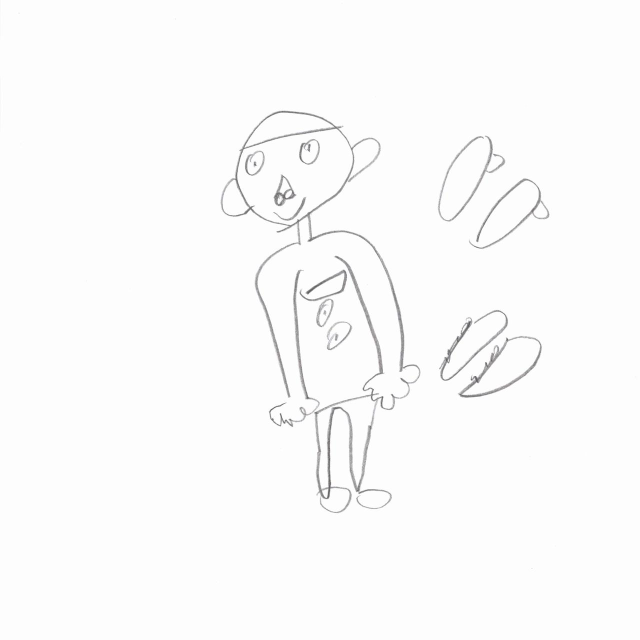
//> input picture test.jpg, 1280 x 1280 px (shown at 1/2 size)
$ ./direct_denoise_test ../../../test.jpg   (built with g++ and OpenCV 4)
//> lines starting //> are read from the running program, lines starting //| are printed output that depends on the picture; after the words box and inside, x2 and y2 are one past the last pixel; in counts of white or black regions, pixels touching at a corner belong together
//> further down, original is the input picture: 1280 rows x 1280 cols, CV_8UC3; mean B, G, R 251.1, 251.1, 251.1
#include <opencv2/opencv.hpp>

#include <filesystem>
#include <fstream>
#include <iomanip>
#include <iostream>
#include <string>
#include <vector>

namespace fs = std::filesystem;

struct CaseConfig {
    std::string name;
    int gaussianSize;
    int medianSize;
};

struct CaseResult {
    CaseConfig config;
    cv::Size outputSize;
    double meanAbsDiffFromBaseline;
    int binaryPixels;
    int smallComponents;
};

static cv::Mat resizeKeepingAspectRatio(const cv::Mat& input, int targetSize) {
//> called with targetSize = 768
    const double scale = std::min(
        static_cast<double>(targetSize) / input.cols,
        static_cast<double>(targetSize) / input.rows
    );
//> scale = 0.6
    const int newWidth = static_cast<int>(input.cols * scale);
//> newWidth = 768
    const int newHeight = static_cast<int>(input.rows * scale);
//> newHeight = 768

    cv::Mat resized;
    cv::resize(input, resized, cv::Size(newWidth, newHeight), 0, 0, cv::INTER_AREA);
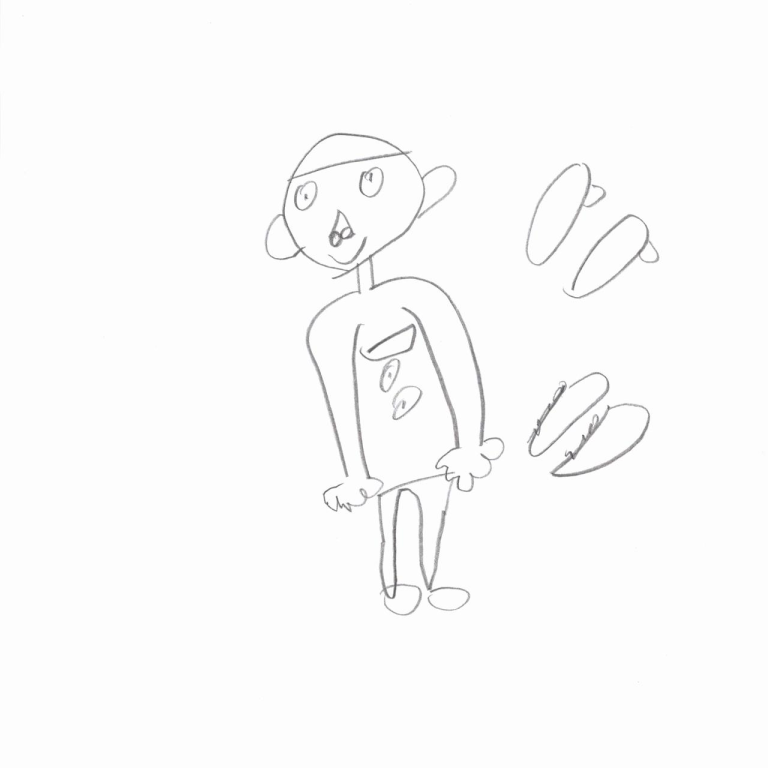
//> resized: 768 rows x 768 cols, CV_8UC3; mean B, G, R 251.1, 251.1, 251.1
    return resized;
}

static cv::Mat applyDenoise(const cv::Mat& input, int gaussianSize, int medianSize) {
//> called with gaussianSize = 3, medianSize = 0
    cv::Mat result = input.clone();
    cv::GaussianBlur(result, result, cv::Size(gaussianSize, gaussianSize), 0);
//> result: 768 rows x 768 cols, CV_8UC3; 6.14% of pixels changed, all inside (x1, y1, x2, y2) = (0, 0, 765, 701)
    if (medianSize > 0) {
        cv::medianBlur(result, result, medianSize);
    }
    return result;
}

static cv::Mat binarizeLikeStage03b(const cv::Mat& input) {
    cv::Mat gray;
    if (input.channels() > 1) {
        cv::cvtColor(input, gray, cv::COLOR_BGR2GRAY);
    } else {
        gray = input;
    }

    cv::Mat binary;
    cv::adaptiveThreshold(
        gray,
        binary,
        255,
        cv::ADAPTIVE_THRESH_GAUSSIAN_C,
        cv::THRESH_BINARY_INV,
        11,
        2
    );
    return binary;
}

static int countSmallComponents(const cv::Mat& binary) {
    cv::Mat labels;
    cv::Mat stats;
    cv::Mat centroids;
    const int count = cv::connectedComponentsWithStats(binary, labels, stats, centroids, 8, CV_32S);

    int smallComponents = 0;
    for (int label = 1; label < count; ++label) {
        const int area = stats.at<int>(label, cv::CC_STAT_AREA);
        if (area >= 1 && area <= 8) {
            ++smallComponents;
        }
    }
    return smallComponents;
}

static cv::Rect findDarkContentRoi(const cv::Mat& image) {
    cv::Mat gray;
    if (image.channels() > 1) {
        cv::cvtColor(image, gray, cv::COLOR_BGR2GRAY);
    } else {
        gray = image;
    }

    cv::Mat mask;
    cv::threshold(gray, mask, 220, 255, cv::THRESH_BINARY_INV);
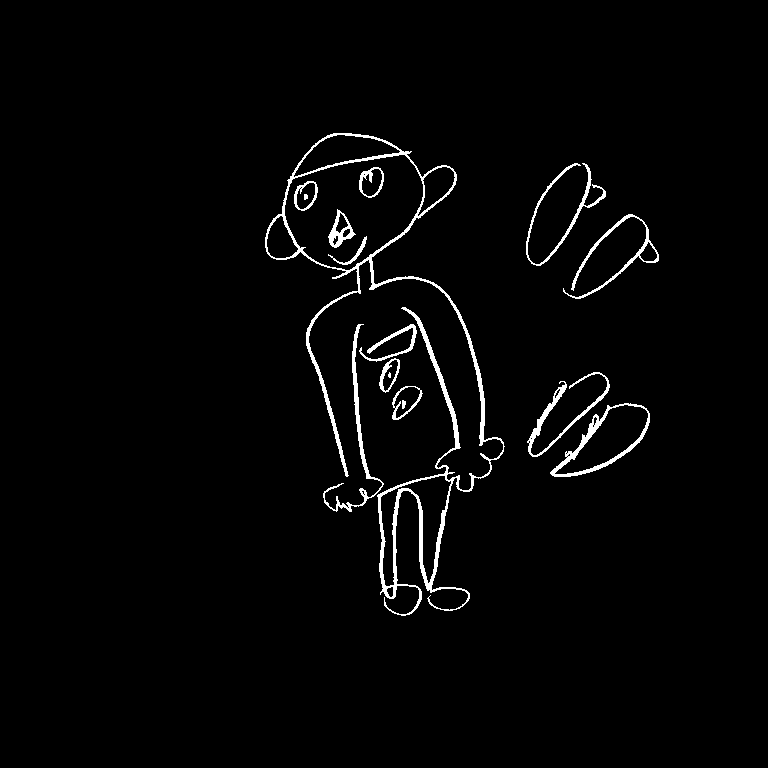
//> mask: 768 rows x 768 cols, CV_8UC1; 2.2% white; 16 white regions (1 under 20 px)

    std::vector<std::vector<cv::Point>> contours;
    cv::findContours(mask, contours, cv::RETR_EXTERNAL, cv::CHAIN_APPROX_SIMPLE);
//> contours = 9 contours; largest, box (x1, y1, x2, y2) and area: (265, 133, 505, 616) 23167, (550, 403, 650, 477) 3633, (563, 214, 659, 299) 742, (323, 324, 384, 512) 662, (527, 372, 610, 457) 639
    if (contours.empty()) {
        return cv::Rect(0, 0, image.cols, image.rows);
    }

    cv::Rect roi;
    for (const auto& contour : contours) {
        const cv::Rect rect = cv::boundingRect(contour);
        roi = roi.empty() ? rect : (roi | rect);
    }
//> this loop made 9 passes
//> (rect, roi) on passes 2 to 9: (Rect(392, 386, 31, 34), Rect(392, 386, 258, 91)), (Rect(527, 372, 83, 85), Rect(392, 372, 258, 105)), (Rect(379, 358, 21, 35), Rect(379, 358, 271, 119)), (Rect(359, 324, 58, 38), Rect(359, 324, 291, 153)), (Rect(323, 324, 61, 188), Rect(323, 324, 327, 188)), (Rect(563, 214, 96, 85), Rect(323, 214, 336, 298)), (Rect(526, 163, 80, 103), Rect(323, 163, 336, 349)), (Rect(265, 133, 240, 483), Rect(265, 133, 394, 483))
//> roi on pass 1: Rect(550, 403, 100, 74)

    const int padding = 20;
    roi.x = std::max(0, roi.x - padding);
//> roi = Rect(245, 133, 394, 483)
    roi.y = std::max(0, roi.y - padding);
//> roi = Rect(245, 113, 394, 483)
    roi.width = std::min(image.cols - roi.x, roi.width + padding * 2);
//> roi = Rect(245, 113, 434, 483)
    roi.height = std::min(image.rows - roi.y, roi.height + padding * 2);
//> roi = Rect(245, 113, 434, 523)
    return roi;
}

static cv::Rect centerCropInRoi(const cv::Rect& roi, const cv::Size& bounds, int cropSize) {
//> called with roi = Rect(245, 113, 434, 523), bounds = Size(768, 768), cropSize = 96
    const int width = std::min(cropSize, roi.width);
//> width = 96
    const int height = std::min(cropSize, roi.height);
//> height = 96
    int x = roi.x + (roi.width - width) / 2;
//> x = 414
    int y = roi.y + (roi.height - height) / 2;
//> y = 326

    x = std::max(0, std::min(x, bounds.width - width));
    y = std::max(0, std::min(y, bounds.height - height));
    return cv::Rect(x, y, width, height);
}

static void saveZoomCrop(const std::string& path, const cv::Mat& image, const cv::Rect& crop) {
    cv::Mat zoom;
    cv::resize(image(crop), zoom, cv::Size(crop.width * 6, crop.height * 6), 0, 0, cv::INTER_NEAREST);
    cv::imwrite(path, zoom);
}

int main(int argc, char** argv) {
    if (argc < 2) {
        std::cerr << "Usage: direct_denoise_test <image_path> [output_dir]\n";
        return 1;
    }

    const std::string imagePath = argv[1];
    const std::string outputDir = argc >= 3
        ? argv[2]
        : "shared_volume/preprocess-denoise-test";

    fs::create_directories(outputDir);

    const cv::Mat original = cv::imread(imagePath);
    if (original.empty()) {
        std::cerr << "Failed to load: " << imagePath << "\n";
        return 1;
    }

    const cv::Mat resized = resizeKeepingAspectRatio(original, 768);
    cv::imwrite(outputDir + "/00-resize-768-input.png", resized);

    const std::vector<CaseConfig> cases = {
        {"gaussian-3", 3, 0},
        {"gaussian-5", 5, 0},
        {"gaussian-7", 7, 0},
        {"gaussian-3-median-3", 3, 3},
    };

    const cv::Mat baseline = applyDenoise(resized, 3, 0);
    const cv::Rect crop = centerCropInRoi(findDarkContentRoi(resized), resized.size(), 96);
//> crop = Rect(414, 326, 96, 96)
    std::vector<CaseResult> results;

    for (const auto& testCase : cases) {
        const cv::Mat denoised = applyDenoise(resized, testCase.gaussianSize, testCase.medianSize);
        const cv::Mat binary = binarizeLikeStage03b(denoised);

        cv::Mat diff;
        cv::absdiff(baseline, denoised, diff);
        const cv::Scalar meanDiff = cv::mean(diff);
        const double meanAbsDiff = (meanDiff[0] + meanDiff[1] + meanDiff[2]) / 3.0;

        const std::string prefix = outputDir + "/" + testCase.name;
        cv::imwrite(prefix + "-denoised.png", denoised);
        cv::imwrite(prefix + "-binarized.png", binary);
        cv::imwrite(prefix + "-absdiff-from-gaussian-3.png", diff);
        saveZoomCrop(prefix + "-denoised-edge-crop-6x.png", denoised, crop);
        saveZoomCrop(prefix + "-binarized-edge-crop-6x.png", binary, crop);

        results.push_back({
            testCase,
            denoised.size(),
            meanAbsDiff,
            cv::countNonZero(binary),
            countSmallComponents(binary),
        });
    }
//> this loop made 4 passes
//> (testCase.gaussianSize, meanDiff, meanAbsDiff, count in countSmallComponents) on passes 2 to 3: (5, Scalar(0.283, 0.284, 0.284), 0.284, 18), (7, Scalar(0.624, 0.625, 0.625), 0.625, 18)
//> (meanDiff, meanAbsDiff, count in countSmallComponents) on pass 1: (Scalar(0), 0, 27)
//> pass 1, in binarizeLikeStage03b, `cv::adaptiveThreshold( gray, binary, 255, cv::ADAPTIVE_THRESH_GAUSSIAN..`:
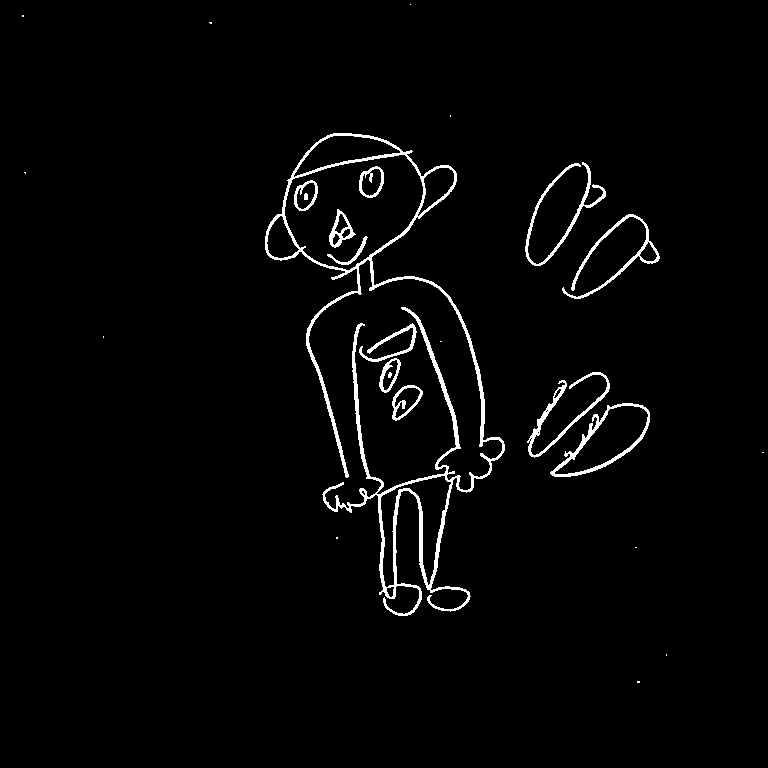
//> binary: 768 rows x 768 cols, CV_8UC1; 2.4% white; 26 white regions (13 under 20 px), largest, box (x1, y1, x2, y2) and area: (265, 133, 505, 616) 8292, (550, 403, 650, 477) 989, (525, 162, 606, 266) 893
//> pass 1, in saveZoomCrop, `cv::resize(image(crop), zoom, cv::Size(crop.width * 6, crop.height * 6..`:
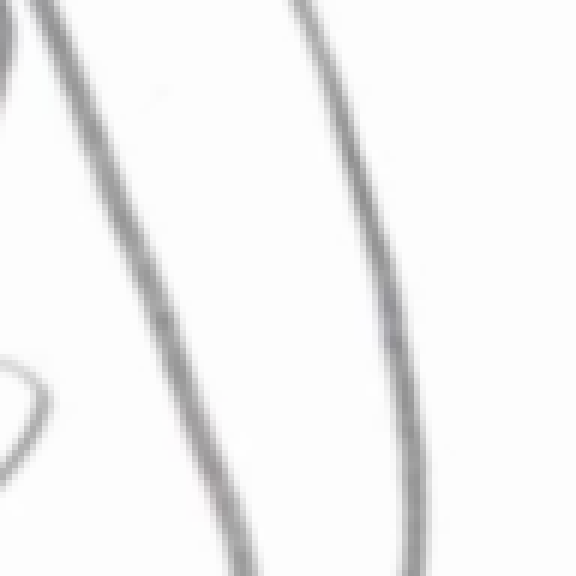
//> zoom: 576 rows x 576 cols, CV_8UC3; mean B, G, R 244, 244, 244

    std::ofstream errorLog(outputDir + "/gaussian-6-error.txt");
    try {
        const cv::Mat invalid = applyDenoise(resized, 6, 0);
        cv::imwrite(outputDir + "/gaussian-6-denoised.png", invalid);
        errorLog << "No exception occurred.\n";
    } catch (const cv::Exception& error) {
        errorLog << error.what() << "\n";
    }

    std::ofstream csv(outputDir + "/denoise-test.csv");
    csv << "case,gaussianSize,medianSize,meanAbsDiffFromGaussian3,binaryPixels,smallComponents,outputSize\n";
    for (const auto& result : results) {
        csv << result.config.name << ","
            << result.config.gaussianSize << ","
            << result.config.medianSize << ","
            << std::fixed << std::setprecision(4) << result.meanAbsDiffFromBaseline << ","
            << result.binaryPixels << ","
            << result.smallComponents << ","
            << result.outputSize.width << "x" << result.outputSize.height << "\n";
    }
//> this loop made 4 passes

    std::ofstream md(outputDir + "/denoise-test.md");
    md << "| case | Gaussian | Median | mean abs diff from Gaussian 3 | binary pixels | small components | note |\n";
    md << "|---|---:|---:|---:|---:|---:|---|\n";
    for (const auto& result : results) {
        md << "| " << result.config.name << " | "
           << result.config.gaussianSize << " | "
           << result.config.medianSize << " | "
           << std::fixed << std::setprecision(4) << result.meanAbsDiffFromBaseline << " | "
           << result.binaryPixels << " | "
           << result.smallComponents << " |  |\n";
    }

    std::cout << "[output] " << outputDir << "\n";
    return 0;
}
